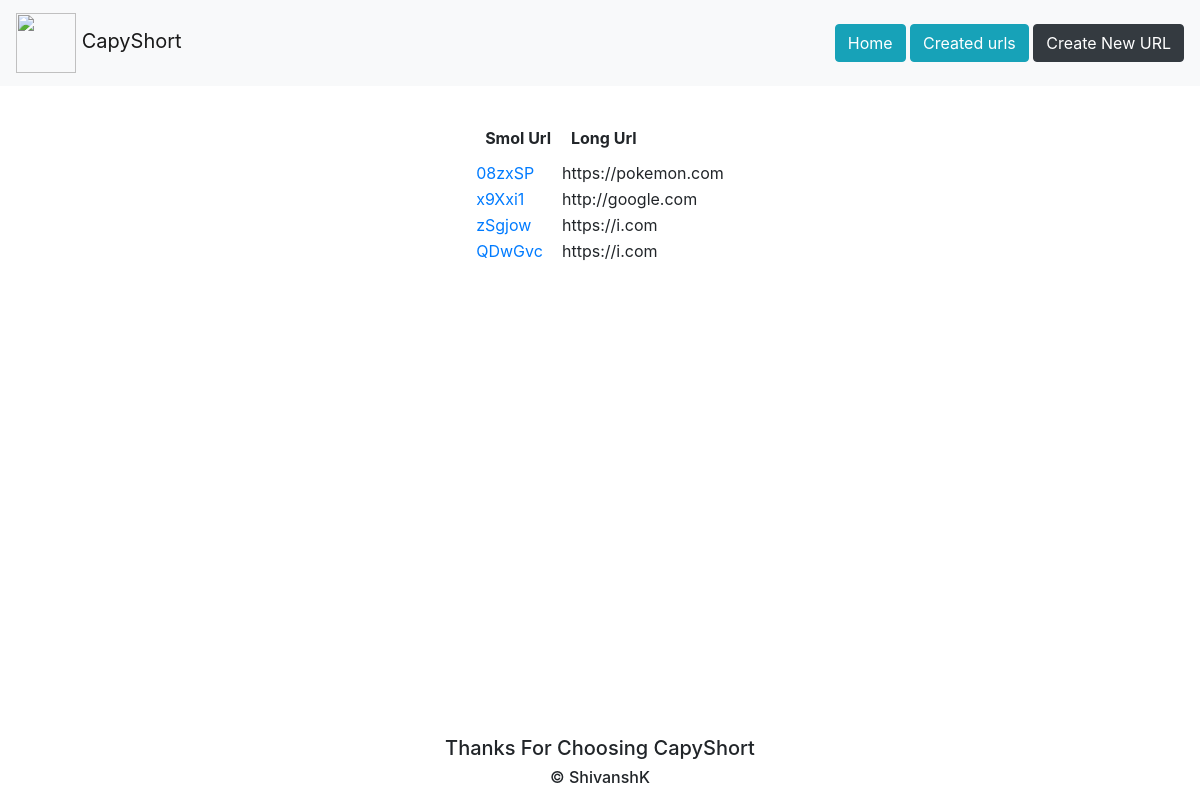
The app's page /createdUrls/, older data.
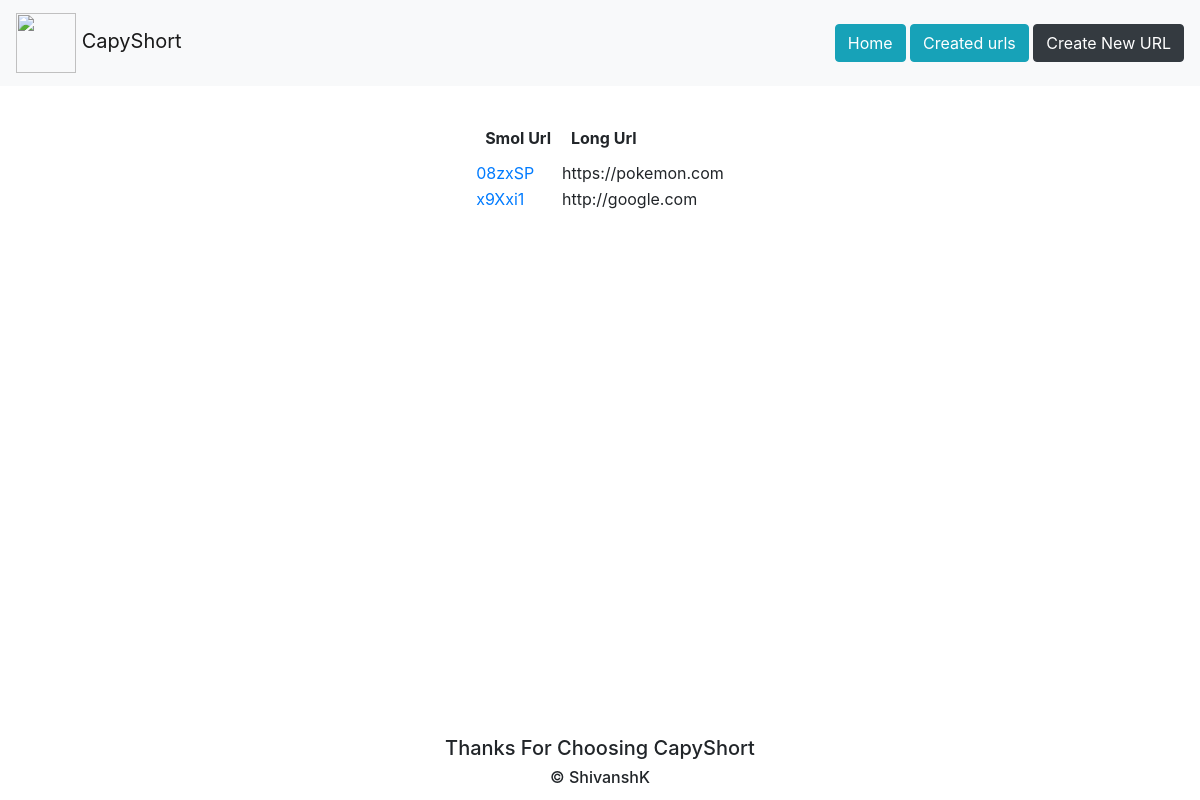
The same page, newer data.
### urlshortner/models.py (models this page shows, shortened)
class ShortURL(models.Model):
    original_url = models.URLField(max_length=700,validators=[OptionalSchemeURLValidator()])
    short_url = models.CharField(max_length=100)
    time_date_created = models.DateTimeField()

### urlshortner/views.py (the view)
# urls.py: path('createdUrls/',fetch_created_urls,name='fetcjurls')
def fetch_created_urls(request):
    q=ShortURL.objects.all()
    return render(request,'showTables.html',{'url_list':q,'base':str(settings.BASE_URL)})

### templates/showTables.html
{% extends 'base.html' %}
{% block content %}
{% if url_list %}
<div style="display:flex;justify-content:center;align-items:center;margin-top:30px">
    <table style="padding:10px">
        <tr>
            <th style="text-align:left;padding:10px">Smol Url</th>
            <th style="text-align:left;padding:10px">Long Url</th>
        </tr>
    {% for iter_url in url_list %}
    <tr>
        <td><a href="{{ base }}{{ iter_url.short_url }}">{{ iter_url.short_url }}</a></td>
        <td><div href="{{ iter_url.original_url }}">{{ iter_url.original_url }}</div></td>
    </tr>
    {% endfor %}
    </table>
    {% else %}
    <p>No urls are available.</p>
    {% endif %}
    <br>
</div>
{% endblock content %}

Row changes from the older to the newer data that the page shows:
removed ShortURL: short_url "zSgjow", original_url "https://i.com"
removed ShortURL: short_url "QDwGvc", original_url "https://i.com"
